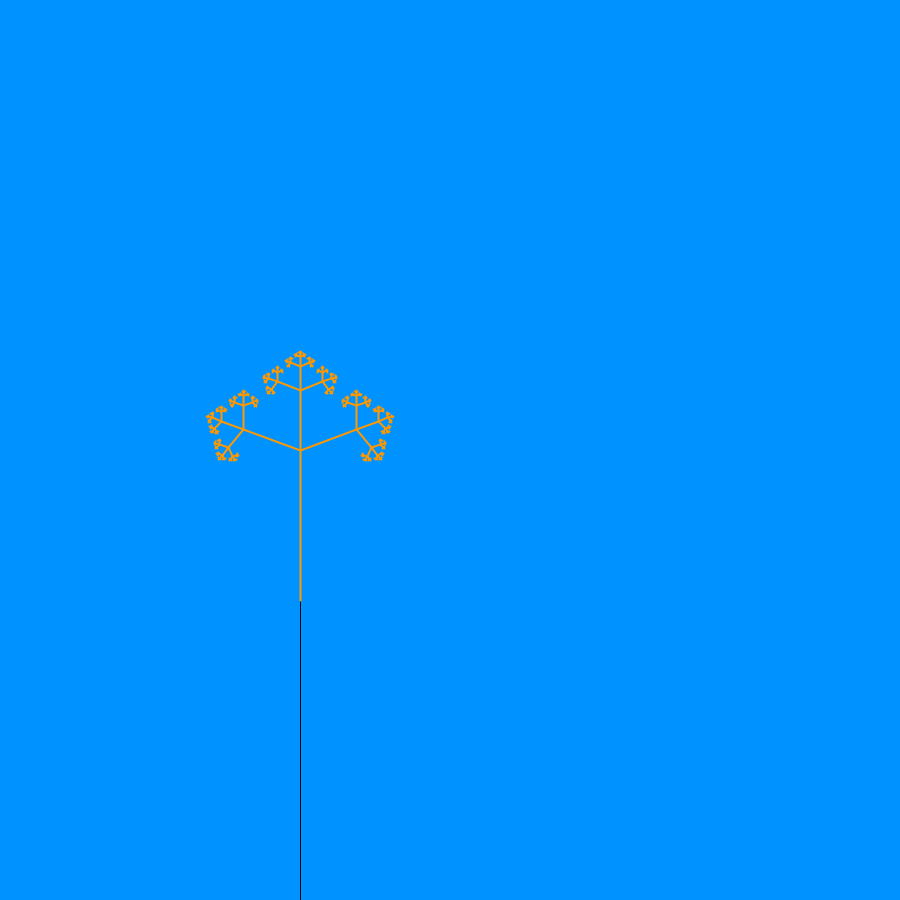
Frame 1 (no input)
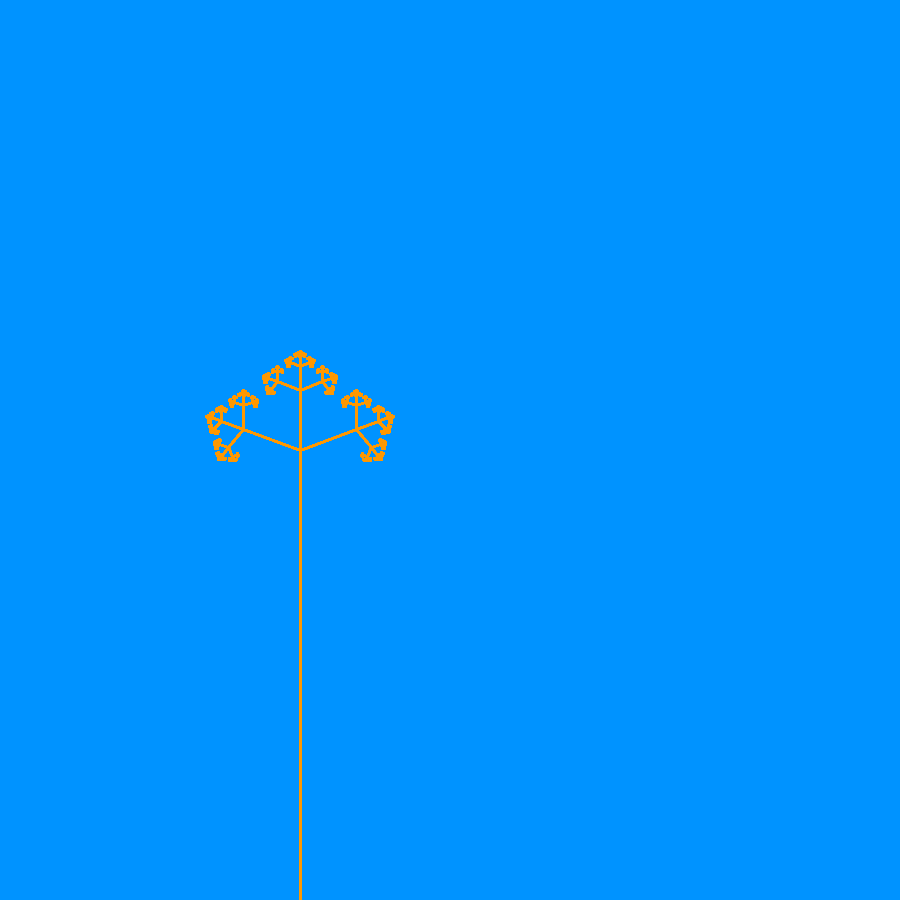
Frame 60 (the mouse pressed at the canvas centre just before this capture)
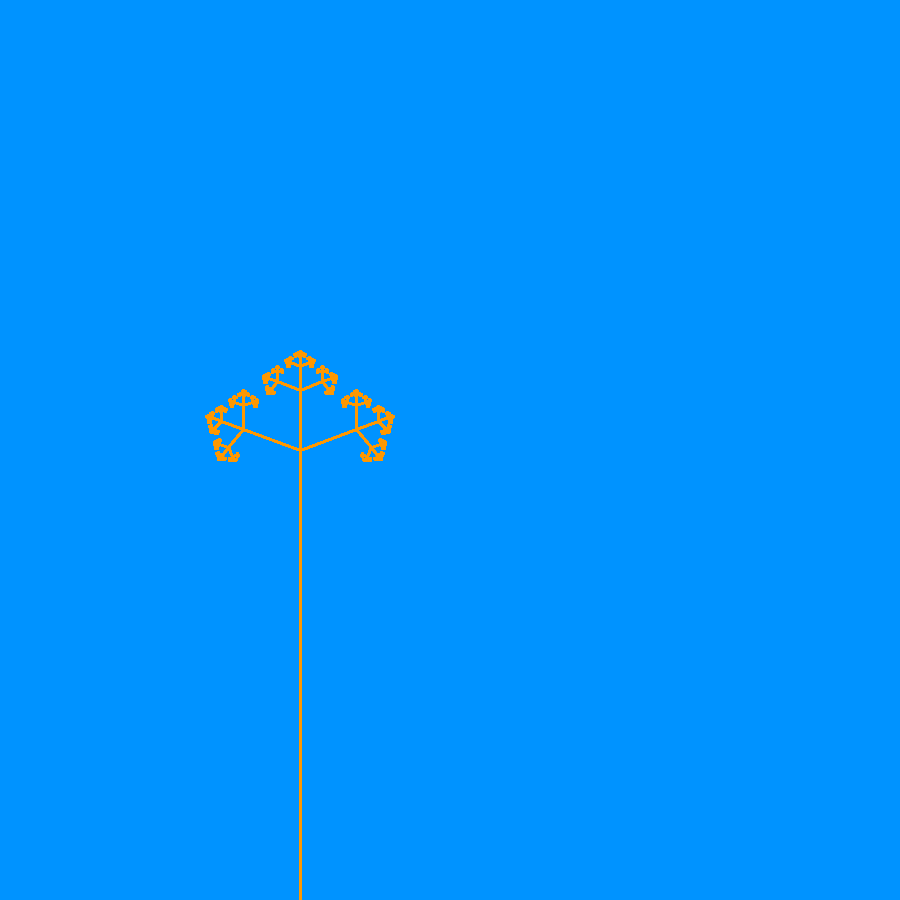
Frame 120 (the mouse held since frame 60 and released just before this capture)

The Processing sketch that drew these frames (run headless with seeded random() and noise(); from frame 60 on, the mouse is pressed at the canvas centre):

// Processing sketch: processing_174246
// ── processing_174246.pde

void setup()
{
  size(900,900);
  background(0,147,255);
}
 
void draw()
{
  line(300,900,300,400);
  line(300,600,300,400);
 
    stroke(255,152,0);
    strokeWeight(2);
 
  drawTree(300,600,150,90,6);
}
 
 
   
   
void drawTree(float sx, float sy, float r,float d,int num){
 
   
 
  float tx=r*cos(radians(d));
  float ty=r*sin(radians(d));
  stroke(255,152,0);
  strokeWeight(2);
  line(sx,sy,sx-tx,sy-ty);
  
 
  if(num>1){
    r/=2.5;
    num--;
 
     drawTree(sx-tx,sy-ty,r,d+70,num);
     drawTree(sx-tx,sy-ty,r,d-70,num);
     drawTree(sx-tx,sy-ty,r,d,num);
      
      
         
  }
}
  
